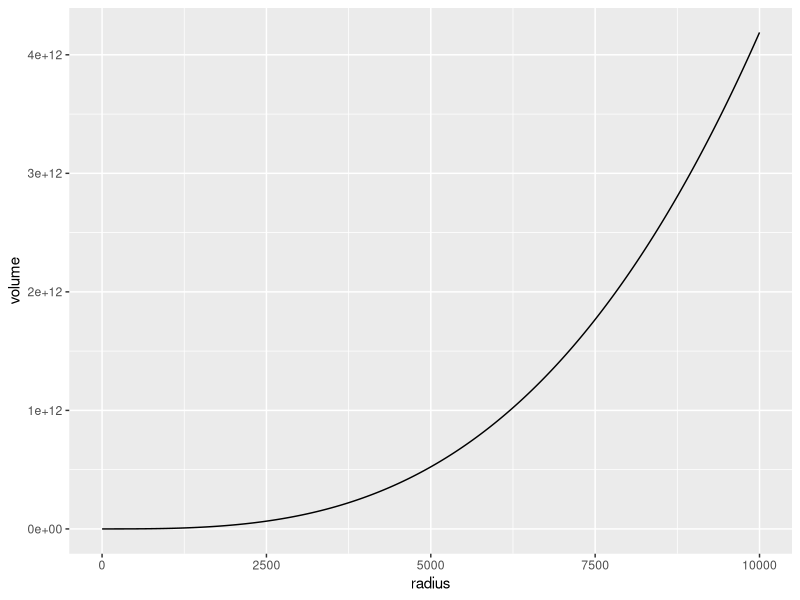

R code for this plot:
library(ggplot2)

radius = seq(1,10000)
volume = 4/3*pi*radius^3

df <- data.frame(radius,volume)

p <- ggplot(data=df,mapping=aes(x=radius, y=volume))+
  geom_line()

print(p)